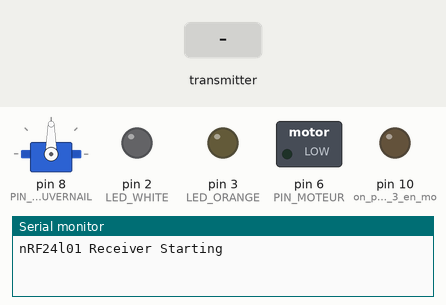
The sketch below on a simulated Arduino Uno, built with avr-gcc and run on an emulated ATmega328P. Shown: servo, switched loads named in the sketch (green lamp = pin HIGH), output pins drawn as LEDs (lit = HIGH), the last lines printed to the serial monitor. The test bench sets the inputs (shaded band). No radio packets arrive unless stated.

Above: at 2.2 s.
2.3 s: the transmitter starts sending joystick.0 = 0
At 3.3 s:
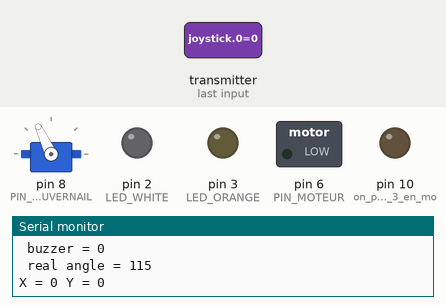
3.8 s: the transmitter starts sending joystick.1 = 1023
At 4.2 s:
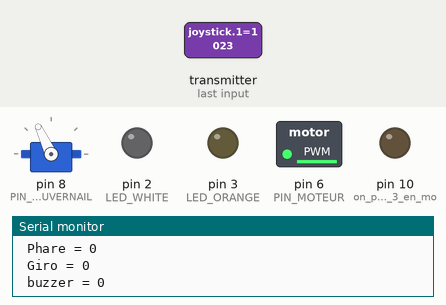
5.3 s: the transmitter starts sending joystick.0 = 256
At 5.8 s:
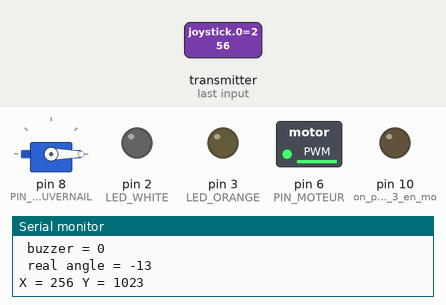
6.8 s: the transmitter starts sending joystick.1 = 0
At 7.5 s:
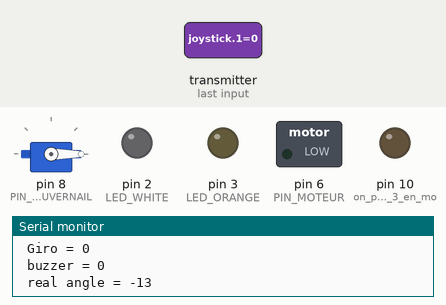
Timing chart, 0 to 9.8 s (numbered marks = the images above; inputs shaded):
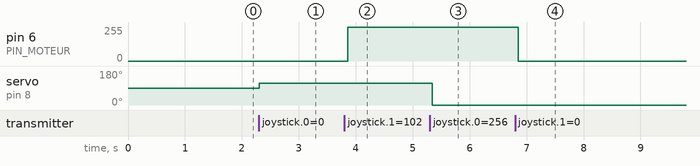

The sketch:

boat.ino
```cpp
/* Includes ------------------------------------------------------------------*/
#include <SPI.h>
#include <nRF24L01.h>
#include <RF24.h>
#include <Servo.h>

/* Ports ---------------------------------------------------------------------*/
//#define CE_PIN 9
//#define CSN_PIN 10
#define CE_PIN 4
#define CSN_PIN 5

#define LED_ORANGE 3
#define LED_WHITE 2

#define PIN_GOUVERNAIL 8
#define PIN_MOTEUR 6

#define ZERO_THREHOLD 0

/* nRF24l01 ------------------------------------------------------------------*/
// NOTE: the "LL" at the end of the constant is "LongLong" type
const uint64_t pipe = 0xE8E8F0F0E1LL; // Define the transmit pipe
RF24 radio(CE_PIN, CSN_PIN); // Create a Radio
/* Joystick ------------------------------------------------------------------*/
int joystick[5]; // 2 element array holding Joystick readings
/* ---------------------------------------------------------------------------*/
Servo monServo;

int counter = 0;
void setup(){
  Serial.begin(9600);
  delay(1000);
  Serial.println("nRF24l01 Receiver Starting");
  radio.begin();
  radio.setRetries(0, 15);
  radio.setPALevel(RF24_PA_HIGH);
  radio.openReadingPipe(1,pipe);
  radio.startListening();

  monServo.attach(PIN_GOUVERNAIL);
  pinMode(PIN_MOTEUR,OUTPUT);
  pinMode(LED_ORANGE,OUTPUT);
  pinMode(LED_WHITE,OUTPUT);
  pinMode(10,OUTPUT); //on prépare le pin 3 en mode sortie
}


void loop(){

    while (radio.available())
    {
    // Fetch the data payload
      radio.read(joystick, sizeof(joystick));
      Serial.print("X = ");
      Serial.print(joystick[0]);
      Serial.print(" Y = ");
      Serial.println(joystick[1]);
      Serial.print(" Phare = ");
      Serial.println(joystick[2]);
      Serial.print(" Giro = ");
      Serial.println(joystick[3]);
      Serial.print(" buzzer = ");
      Serial.println(joystick[4]);

      int dir = map(joystick[0], 0, 100, 115 + ZERO_THREHOLD, 65 + ZERO_THREHOLD);
      //int acc = map(map(joystick[1], 512, 1024, 0, 512), 0,512, 0,200); //crawler radio
      int acc = map(joystick[1], 0, 100, 0, 200);

      Serial.print(" real angle = ");
      Serial.println(dir);
      monServo.write(dir);
      analogWrite(PIN_MOTEUR, acc);

      if(joystick[2] == 1) {
        girophare();
      } else {
        analogWrite(LED_ORANGE, 0);
      }

      if(joystick[3] == 1) {
        analogWrite(LED_WHITE, 200);
      } else {
        analogWrite(LED_WHITE, 0);
      }


      if(joystick[4] == 1) {
        buzzer();
      } else {
        digitalWrite(10, 0);
      }

      delay(50);
    }
}

int giroCompteur = 0;
void girophare()
{
  giroCompteur++;
  if((giroCompteur % 20) > 10) {
    analogWrite(LED_ORANGE, 200);
  } else {
    analogWrite(LED_ORANGE, 0);
  }
}

int p=20;
void buzzer()
{
  //p--; // on incémente p à chaque boucle de loop();
  //if (p<10){ // teste la limite de p
  //  p=50; // on le remet à 10
  //}
  digitalWrite(10, HIGH);// Faire du bruit
  delay(10);// Attendre 10ms
  digitalWrite(10, LOW);// Silence
  delay(10);// Attendre 10ms
}
```

Measured:
- after the input at 2.3 s, servo on pin 8 (PIN_GOUVERNAIL): 90° → 115° at once
- after the input at 3.8 s, pin 6 (PIN_MOTEUR): 0/255 → 254/255 after 0.06 s
- after the input at 5.3 s, servo on pin 8 (PIN_GOUVERNAIL): 115° → 0° at once
- after the input at 6.8 s, pin 6 (PIN_MOTEUR): 254/255 → 0/255 after 0.06 s
